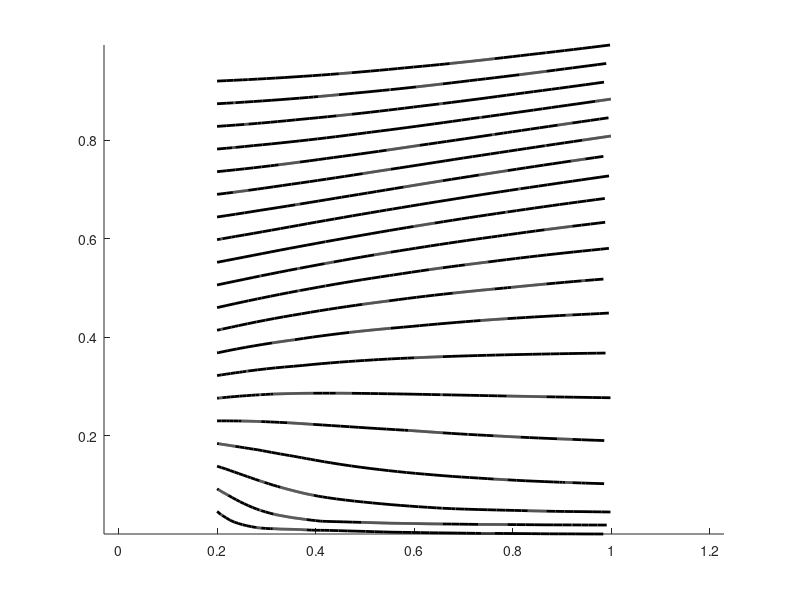

The MATLAB script that drew this image:
close all
clear
clc

% ===============================  LOAD PARAVIEW OUTPUT  ================================
% Load streamlines file
strData = load('venti_streamlines.csv');

xAll = strData(:,end-2);
yAll = strData(:,end-1);
zAll = strData(:,end);

% ====================================  PROCESSING  =====================================
% Domain limits (in the HP that the low goes from left to right)
xMin = min(xAll);
xMax = max(xAll);

LxDomain = xMax - xMin;

DiffLim  = LxDomain / 6; % In the hope that any streamline is longer than 3 points..

% Find when streamlines split, that is when the difference of two points is almost
% big as the x domain
diffBoolVect = abs(diff(xAll)) > DiffLim;

numStreamlines = nnz(diffBoolVect) + 1; % The number of streamlines is the number of
                                        % jumps plus 1.
startStreamlines = find(diffBoolVect == 1) + 1; % Starting point of each streamline
streamlinesExtremes = [1; startStreamlines; numel(xAll)]; % Add the last point.

%%% SOME BULLSHIT HERE
%%%  % Now, it's possible that paraview gave me one more jump after the last streamline.. if it's
%%%  % the case then remove it! And also remove the last idStreamlines element
%%%  if idStreamlines(end) == numel(xAll)
%%%    numStreamlines = numStreamlines - 1;
%%%    idStreamlines  = idStreamlines(1:end-1);
%%%  end

% Save streamlines into a struct of cell arrays
streamlines.x = {};
streamlines.y = {};
streamlines.z = {};

streamlinesplot = figure;
hold on

for strID = 1:numStreamlines

  streamlines.x{strID} = xAll(streamlinesExtremes(strID) : streamlinesExtremes(strID+1)-1);
  streamlines.y{strID} = yAll(streamlinesExtremes(strID) : streamlinesExtremes(strID+1)-1);
  streamlines.z{strID} = zAll(streamlinesExtremes(strID) : streamlinesExtremes(strID+1)-1);

  plot(streamlines.x{strID}, streamlines.y{strID},'-k', 'linewidth', 2)
end

figure(streamlinesplot)
axis equal

% ===============================  EXPORT STREAMLINES  ====================================

% Which streamline do you wish to export?
fprintf('I have found %d streamlines.\n',numStreamlines);
user_choice = input('Exporting streamlines? [Y/N] ','s');

if user_choice == 'Y' % Then it's hopefully a number

  % Exporting that streamline
  %for str_id = 1:numel(streamlines.x)
  for str_id = 4:numel(streamlines.x)

    str_name = sprintf('exported_streamlines/streamline_%05d.dat', str_id);
    fid = fopen(str_name, 'w');
    
    for ii = streamlinesExtremes(str_id): streamlinesExtremes(str_id+1)-1
      DataNow = strData(ii, :); % Extract all the data on this streamline point
      for jj = 1:numel(DataNow)
        if strData(ii, end-2) < 0.85
          fprintf(fid, '%e ', DataNow(jj));
        end
      end
      fprintf(fid, '\n');
    end

    fclose(fid);

    % Over-plotting the streamline
    figure(streamlinesplot)
    hold on
    plot( streamlines.x{str_id}, streamlines.y{str_id}, 'g', 'linewidth',2 )

  end

else
  fprintf('Grazie di aver volato con noi.\n');
  return
end



